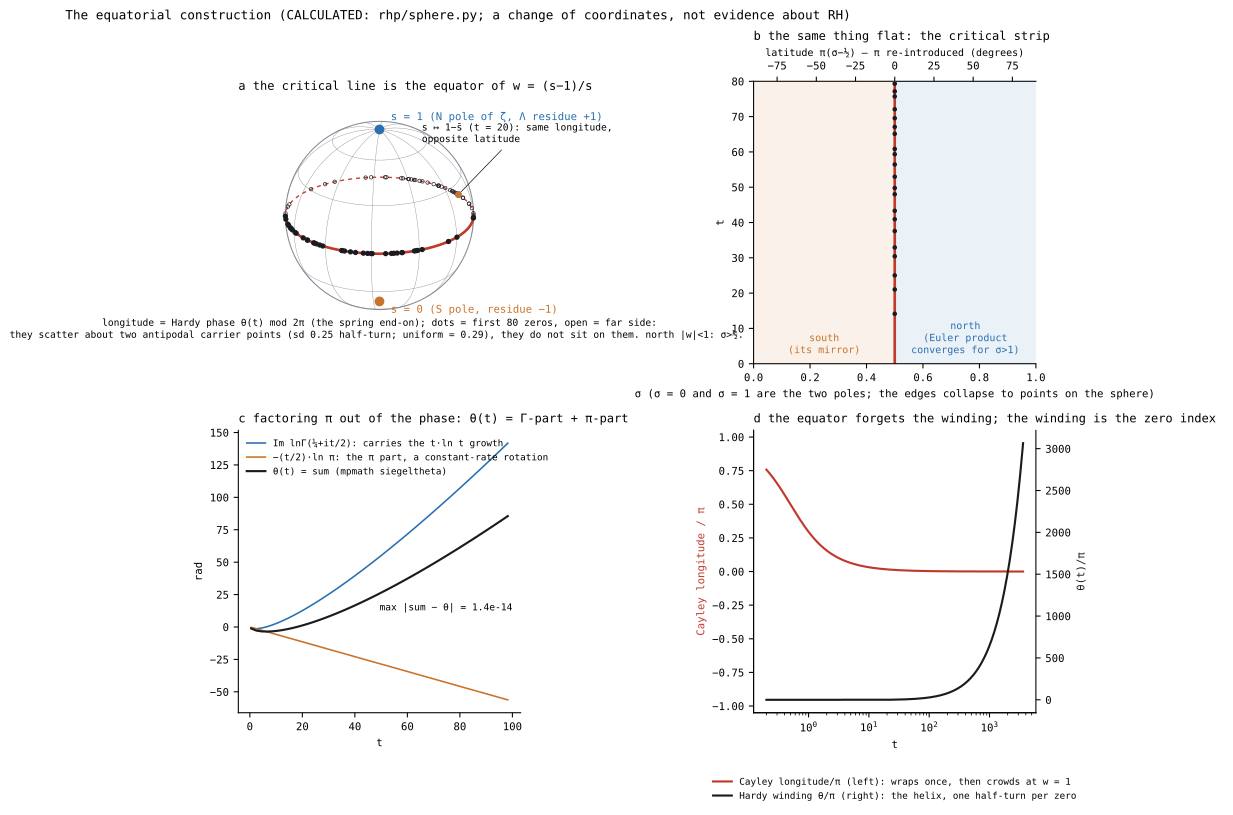

Reproduce this figure in Python.
# SPDX-License-Identifier: GPL-3.0-only
"""equator.svg — the critical line as the equator; π factored out; the circle versus the winding.

Code drawn:  rhp.sphere (cayley, to_xyz, theta_split, longitude_cayley, winding_hardy, mirror_residual, pole_residues).
Run:         python -m rhp.atlas.equator
"""
import numpy as np
from ._common import plt, save, view, INK, NORTH, SOUTH, HOT, GREY
from .. import sphere as S, bigpath


def build():
    z = np.loadtxt(__file__.rsplit("/rhp/", 1)[0] + "/data/zeros_1_to_3600.csv")
    fig = plt.figure(figsize=(11, 8.6))
    # (a) the Cayley sphere
    ax = fig.add_subplot(2, 2, 1)
    ax.set_aspect("equal"); ax.axis("off")
    ax.set_title("a  the critical line is the equator of w = (s−1)/s", loc="left", fontsize=9)
    u = np.linspace(0, 2 * np.pi, 400)
    ax.plot(np.cos(u), np.sin(u), color=GREY, lw=.8)
    for lat in (-60, -30, 30, 60):                                   # parallels, faint
        r, h = np.cos(np.radians(lat)), np.sin(np.radians(lat))
        X, Y, D = view(np.column_stack([r * np.cos(u), r * np.sin(u), np.full_like(u, h)]))
        ax.plot(np.where(D > 0, X, np.nan), np.where(D > 0, Y, np.nan), color=GREY, lw=.3)
    for az in range(0, 180, 30):                                     # meridians, faint
        v = np.linspace(-np.pi / 2, np.pi / 2, 200)
        for sgn in (1, -1):
            P = np.column_stack([sgn * np.cos(v) * np.cos(np.radians(az)), sgn * np.cos(v) * np.sin(np.radians(az)), np.sin(v)])
            X, Y, D = view(P)
            ax.plot(np.where(D > 0, X, np.nan), np.where(D > 0, Y, np.nan), color=GREY, lw=.3)
    E = np.column_stack([np.cos(u), np.sin(u), np.zeros_like(u)])    # the equator
    X, Y, D = view(E)
    ax.plot(np.where(D > 0, X, np.nan), np.where(D > 0, Y, np.nan), color=HOT, lw=2)
    ax.plot(np.where(D <= 0, X, np.nan), np.where(D <= 0, Y, np.nan), color=HOT, lw=1, ls=(0, (3, 3)))
    g = z[:80]
    lon = S.longitude_hardy(g)
    X, Y, D = view(S.xyz_from(np.zeros(len(g)), lon))
    ax.scatter(X[D > 0], Y[D > 0], s=9, color=INK, zorder=5)
    ax.scatter(X[D <= 0], Y[D <= 0], s=7, facecolor="none", edgecolor=INK, lw=.5, zorder=5)
    for name, p3, col in (("s = 1  (N pole of ζ, Λ residue +1)", [0, 0, 1], NORTH), ("s = 0  (S pole, residue −1)", [0, 0, -1], SOUTH)):
        x, y, d = view(np.array([p3]))
        ax.scatter(x, y, s=40, color=col, zorder=6)
        ax.annotate(name, (x[0], y[0]), (x[0] + .12, y[0] + (.1 if p3[2] > 0 else -.12)), fontsize=8, color=col)
    lo = float(S.longitude_hardy(20.0)[0])
    pair = S.xyz_from([S.latitude_cayley(0.75 + 20j), -S.latitude_cayley(0.75 + 20j)], [lo, lo])
    X, Y, D = view(pair)
    ax.plot(X, Y, color=INK, lw=.8); ax.scatter(X, Y, s=16, color=[NORTH, SOUTH], zorder=7)
    ax.annotate("s ↦ 1−s̄ (t = 20): same longitude,\nopposite latitude", (X[0], Y[0]), (.45, .78), fontsize=7.2, arrowprops=dict(arrowstyle="-", lw=.5))
    ax.text(0, -1.3, "longitude = Hardy phase θ(t) mod 2π (the spring end-on); dots = first 80 zeros, open = far side:\n"
            "they scatter about two antipodal carrier points (sd 0.25 half-turn; uniform = 0.29), they do not sit on them.  north |w|<1: σ>½.", ha="center", fontsize=7.2)
    ax.set_xlim(-1.5, 1.5); ax.set_ylim(-1.4, 1.25)
    # (b) the flat strip it came from
    ax = fig.add_subplot(2, 2, 2)
    ax.set_title("b  the same thing flat: the critical strip", loc="left", fontsize=9)
    ax.axvspan(0.5, 1, color=NORTH, alpha=.10); ax.axvspan(0, 0.5, color=SOUTH, alpha=.10)
    ax.axvline(.5, color=HOT, lw=2)
    ax.scatter(np.full(40, .5), z[:40], s=6, color=INK, zorder=4)
    ax.text(.75, 3, "north\n(Euler product\nconverges for σ>1)", ha="center", fontsize=7.5, color=NORTH)
    ax.text(.25, 3, "south\n(its mirror)", ha="center", fontsize=7.5, color=SOUTH)
    ax.set_xlim(0, 1); ax.set_ylim(0, 80)
    ax.set_xlabel("σ   (σ = 0 and σ = 1 are the two poles; the edges collapse to points on the sphere)")
    ax.set_ylabel("t")
    ax2 = ax.secondary_xaxis("top", functions=(lambda s: np.degrees(S.latitude_linear(s)), lambda l: np.radians(l) / np.pi + .5))
    ax2.set_xlabel("latitude π(σ−½)  — π re-introduced (degrees)", fontsize=7.5)
    # (c) π factored out of θ
    ax = fig.add_subplot(2, 2, 3)
    t = np.linspace(0.5, 100, 400)
    gp, pp, tot = S.theta_split(t[::8])
    ax.plot(t[::8], gp, color=NORTH, lw=1.2, label="Im lnΓ(¼+it/2): carries the t·ln t growth")
    ax.plot(t[::8], pp, color=SOUTH, lw=1.2, label="−(t/2)·ln π: the π part, a constant-rate rotation")
    ax.plot(t[::8], tot, color=INK, lw=1.6, label="θ(t) = sum  (mpmath siegeltheta)")
    ax.set_title("c  factoring π out of the phase: θ(t) = Γ-part + π-part", loc="left", fontsize=9)
    ax.set_xlabel("t"); ax.set_ylabel("rad"); ax.legend(fontsize=7, frameon=False, loc="upper left")
    ax.text(100, tot[-1] * .15, f"max |sum − θ| = {np.max(np.abs(gp + pp - tot)):.1e}", ha="right", fontsize=7.2)
    # (d) what the flat circle forgets
    ax = fig.add_subplot(2, 2, 4)
    tt = np.geomspace(0.2, 3600, 500)
    lon = S.longitude_cayley(tt) / np.pi
    wind = bigpath.theta_fast(tt) / np.pi
    ax.semilogx(tt, lon, color=HOT, lw=1.6, label="Cayley longitude/π (left): wraps once, then crowds at w = 1")
    ax.set_ylabel("Cayley longitude / π", color=HOT); ax.set_ylim(-1.05, 1.05)
    ax2 = ax.twinx(); ax2.spines["right"].set_visible(True)
    ax2.semilogx(tt, wind, color=INK, lw=1.6, label="Hardy winding θ/π (right): the helix, one half-turn per zero")
    ax2.set_ylabel("θ(t)/π", color=INK)
    ax.set_title("d  the equator forgets the winding; the winding is the zero index", loc="left", fontsize=9)
    ax.set_xlabel("t")
    h = ax.get_legend_handles_labels(); h2 = ax2.get_legend_handles_labels()
    ax.legend(h[0] + h2[0], h[1] + h2[1], fontsize=7, frameon=False, loc="upper center", bbox_to_anchor=(.5, -.2))
    fig.suptitle("The equatorial construction (CALCULATED: rhp/sphere.py; a change of coordinates, not evidence about RH)", fontsize=9.5, x=.02, ha="left")
    fig.tight_layout()
    return save(fig, "equator.svg")


if __name__ == "__main__":
    print(build())
